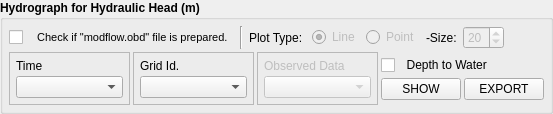
            <widget class="QGroupBox" name="groupBox_plot_wt">
             <property name="font">
              <font>
               <weight>75</weight>
               <bold>true</bold>
              </font>
             </property>
             <property name="title">
              <string>Hydrograph for Hydraulic Head (m)</string>
             </property>
             <layout class="QVBoxLayout" name="verticalLayout_27">
              <property name="spacing">
               <number>3</number>
              </property>
              <property name="leftMargin">
               <number>6</number>
              </property>
              <property name="topMargin">
               <number>6</number>
              </property>
              <property name="rightMargin">
               <number>6</number>
              </property>
              <property name="bottomMargin">
               <number>6</number>
              </property>
              <item>
               <layout class="QHBoxLayout" name="horizontalLayout_56">
                <property name="spacing">
                 <number>6</number>
                </property>
                <property name="leftMargin">
                 <number>0</number>
                </property>
                <property name="topMargin">
                 <number>0</number>
                </property>
                <item>
                 <widget class="QCheckBox" name="checkBox_wt_obd">
                  <property name="font">
                   <font>
                    <pointsize>8</pointsize>
                    <weight>50</weight>
                    <bold>false</bold>
                   </font>
                  </property>
                  <property name="text">
                   <string>   Check if &quot;modflow.obd&quot; file is prepared.</string>
                  </property>
                  <property name="tristate">
                   <bool>false</bool>
                  </property>
                 </widget>
                </item>
                <item>
                 <widget class="Line" name="line_18">
                  <property name="orientation">
                   <enum>Qt::Vertical</enum>
                  </property>
                 </widget>
                </item>
                <item>
                 <widget class="QLabel" name="label_3">
                  <property name="font">
                   <font>
                    <weight>50</weight>
                    <bold>false</bold>
                   </font>
                  </property>
                  <property name="text">
                   <string>Plot Type: </string>
                  </property>
                 </widget>
                </item>
                <item>
                 <widget class="QRadioButton" name="radioButton_wt_obd_line">
                  <property name="enabled">
                   <bool>false</bool>
                  </property>
                  <property name="font">
                   <font>
                    <weight>50</weight>
                    <bold>false</bold>
                   </font>
                  </property>
                  <property name="text">
                   <string>Line</string>
                  </property>
                  <property name="checked">
                   <bool>true</bool>
                  </property>
                  <attribute name="buttonGroup">
                   <string notr="true">buttonGroup_wt_obd</string>
                  </attribute>
                 </widget>
                </item>
                <item>
                 <widget class="QRadioButton" name="radioButton_wt_obd_pt">
                  <property name="enabled">
                   <bool>false</bool>
                  </property>
                  <property name="font">
                   <font>
                    <weight>50</weight>
                    <bold>false</bold>
                   </font>
                  </property>
                  <property name="text">
                   <string>Point</string>
                  </property>
                  <attribute name="buttonGroup">
                   <string notr="true">buttonGroup_wt_obd</string>
                  </attribute>
                 </widget>
                </item>
                <item>
                 <widget class="QLabel" name="label_11">
                  <property name="font">
                   <font>
                    <weight>50</weight>
                    <bold>false</bold>
                   </font>
                  </property>
                  <property name="text">
                   <string>-Size:</string>
                  </property>
                 </widget>
                </item>
                <item>
                 <widget class="QSpinBox" name="spinBox_wt_obd_size">
                  <property name="enabled">
                   <bool>false</bool>
                  </property>
                  <property name="font">
                   <font>
                    <weight>50</weight>
                    <bold>false</bold>
                   </font>
                  </property>
                  <property name="value">
                   <number>20</number>
                  </property>
                 </widget>
                </item>
                <item>
                 <spacer name="horizontalSpacer_16">
                  <property name="orientation">
                   <enum>Qt::Horizontal</enum>
                  </property>
                  <property name="sizeHint" stdset="0">
                   <size>
                    <width>40</width>
                    <height>20</height>
                   </size>
                  </property>
                 </spacer>
                </item>
               </layout>
              </item>
              <item>
               <layout class="QHBoxLayout" name="horizontalLayout_25">
                <property name="topMargin">
                 <number>0</number>
                </property>
                <item>
                 <widget class="QFrame" name="frame_6">
                  <property name="frameShape">
                   <enum>QFrame::StyledPanel</enum>
                  </property>
                  <property name="frameShadow">
                   <enum>QFrame::Raised</enum>
                  </property>
                  <layout class="QVBoxLayout" name="verticalLayout_33">
                   <property name="spacing">
                    <number>3</number>
                   </property>
                   <property name="leftMargin">
                    <number>6</number>
                   </property>
                   <property name="topMargin">
                    <number>6</number>
                   </property>
                   <property name="rightMargin">
                    <number>6</number>
                   </property>
                   <property name="bottomMargin">
                    <number>6</number>
                   </property>
                   <item>
                    <widget class="QLabel" name="label_46">
                     <property name="font">
                      <font>
                       <weight>50</weight>
                       <bold>false</bold>
                      </font>
                     </property>
                     <property name="text">
                      <string>Time</string>
                     </property>
                    </widget>
                   </item>
                   <item>
                    <widget class="QComboBox" name="comboBox_hh_time"/>
                   </item>
                  </layout>
                 </widget>
                </item>
                <item>
                 <widget class="QFrame" name="frame_7">
                  <property name="frameShape">
                   <enum>QFrame::StyledPanel</enum>
                  </property>
                  <property name="frameShadow">
                   <enum>QFrame::Raised</enum>
                  </property>
                  <layout class="QVBoxLayout" name="verticalLayout_34">
                   <property name="spacing">
                    <number>3</number>
                   </property>
                   <property name="leftMargin">
                    <number>6</number>
                   </property>
                   <property name="topMargin">
                    <number>6</number>
                   </property>
                   <property name="rightMargin">
                    <number>6</number>
                   </property>
                   <property name="bottomMargin">
                    <number>6</number>
                   </property>
                   <item>
                    <widget class="QLabel" name="label_12">
                     <property name="font">
                      <font>
                       <weight>50</weight>
                       <bold>false</bold>
                      </font>
                     </property>
                     <property name="text">
                      <string>Grid Id.</string>
                     </property>
                    </widget>
                   </item>
                   <item>
                    <widget class="QComboBox" name="comboBox_grid_id"/>
                   </item>
                  </layout>
                 </widget>
                </item>
                <item>
                 <widget class="QFrame" name="frame_wt_obd">
                  <property name="enabled">
                   <bool>false</bool>
                  </property>
                  <property name="frameShape">
                   <enum>QFrame::StyledPanel</enum>
                  </property>
                  <property name="frameShadow">
                   <enum>QFrame::Raised</enum>
                  </property>
                  <layout class="QVBoxLayout" name="verticalLayout_35">
                   <property name="spacing">
                    <number>3</number>
                   </property>
                   <property name="leftMargin">
                    <number>6</number>
                   </property>
                   <property name="topMargin">
                    <number>6</number>
                   </property>
                   <property name="rightMargin">
                    <number>6</number>
                   </property>
                   <property name="bottomMargin">
                    <number>6</number>
                   </property>
                   <item>
                    <widget class="QLabel" name="label_47">
                     <property name="font">
                      <font>
                       <weight>50</weight>
                       <bold>false</bold>
                      </font>
                     </property>
                     <property name="text">
                      <string>Observed Data</string>
                     </property>
                    </widget>
                   </item>
                   <item>
                    <widget class="QComboBox" name="comboBox_wt_obs_data"/>
                   </item>
                  </layout>
                 </widget>
                </item>
                <item>
                 <layout class="QVBoxLayout" name="verticalLayout_36">
                  <property name="spacing">
                   <number>0</number>
                  </property>
                  <property name="topMargin">
                   <number>0</number>
                  </property>
                  <property name="bottomMargin">
                   <number>0</number>
                  </property>
                  <item>
                   <widget class="QCheckBox" name="checkBox_depthTowater">
                    <property name="font">
                     <font>
                      <weight>50</weight>
                      <bold>false</bold>
                     </font>
                    </property>
                    <property name="text">
                     <string>  Depth to Water</string>
                    </property>
                   </widget>
                  </item>
                  <item>
                   <layout class="QHBoxLayout" name="horizontalLayout_54">
                    <property name="spacing">
                     <number>3</number>
                    </property>
                    <property name="leftMargin">
                     <number>0</number>
                    </property>
                    <property name="topMargin">
                     <number>0</number>
                    </property>
                    <item>
                     <widget class="QPushButton" name="pushButton_plot_wt">
                      <property name="enabled">
                       <bool>true</bool>
                      </property>
                      <property name="sizePolicy">
                       <sizepolicy hsizetype="Minimum" vsizetype="Fixed">
                        <horstretch>0</horstretch>
                        <verstretch>0</verstretch>
                       </sizepolicy>
                      </property>
                      <property name="font">
                       <font>
                        <weight>50</weight>
                        <italic>false</italic>
                        <bold>false</bold>
                        <underline>false</underline>
                       </font>
                      </property>
                      <property name="text">
                       <string>SHOW</string>
                      </property>
                     </widget>
                    </item>
                    <item>
                     <widget class="QPushButton" name="pushButton_export_wt">
                      <property name="font">
                       <font>
                        <weight>50</weight>
                        <bold>false</bold>
                       </font>
                      </property>
                      <property name="text">
                       <string>EXPORT</string>
                      </property>
                     </widget>
                    </item>
                   </layout>
                  </item>
                 </layout>
                </item>
               </layout>
              </item>
             </layout>
            </widget>
